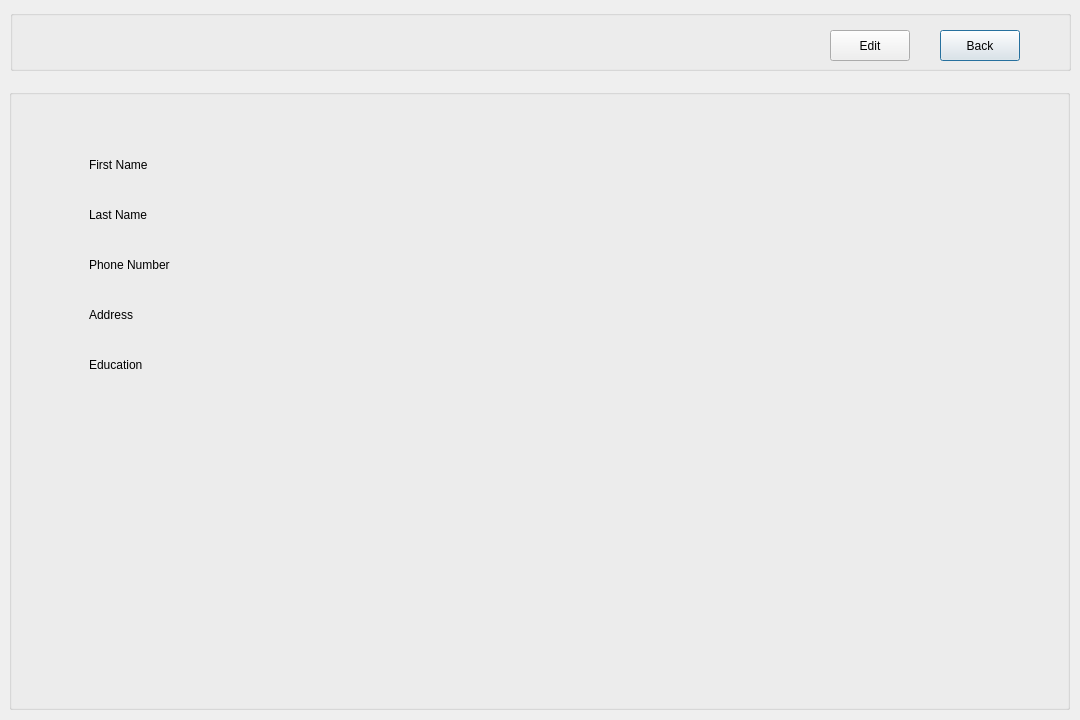
<?xml version="1.0" encoding="UTF-8"?>
<ui version="4.0">
 <class>viewprofile</class>
 <widget class="QDialog" name="viewprofile">
  <property name="geometry">
   <rect>
    <x>0</x>
    <y>0</y>
    <width>1080</width>
    <height>720</height>
   </rect>
  </property>
  <property name="windowTitle">
   <string>Dialog</string>
  </property>
  <widget class="QGroupBox" name="groupBox_vpv">
   <property name="geometry">
    <rect>
     <x>10</x>
     <y>10</y>
     <width>1061</width>
     <height>61</height>
    </rect>
   </property>
   <property name="title">
    <string/>
   </property>
   <widget class="QPushButton" name="pushButton_backvp">
    <property name="geometry">
     <rect>
      <x>930</x>
      <y>20</y>
      <width>80</width>
      <height>31</height>
     </rect>
    </property>
    <property name="text">
     <string>Back</string>
    </property>
   </widget>
   <widget class="QPushButton" name="pushButton_editvp">
    <property name="geometry">
     <rect>
      <x>820</x>
      <y>20</y>
      <width>80</width>
      <height>31</height>
     </rect>
    </property>
    <property name="text">
     <string>Edit</string>
    </property>
   </widget>
  </widget>
  <widget class="QGroupBox" name="groupBox_vpfp">
   <property name="geometry">
    <rect>
     <x>9</x>
     <y>89</y>
     <width>1061</width>
     <height>621</height>
    </rect>
   </property>
   <property name="title">
    <string/>
   </property>
   <widget class="QLabel" name="label_vpfn">
    <property name="geometry">
     <rect>
      <x>80</x>
      <y>60</y>
      <width>121</width>
      <height>31</height>
     </rect>
    </property>
    <property name="text">
     <string>First Name</string>
    </property>
   </widget>
   <widget class="QLabel" name="label_vpln">
    <property name="geometry">
     <rect>
      <x>80</x>
      <y>110</y>
      <width>121</width>
      <height>31</height>
     </rect>
    </property>
    <property name="text">
     <string>Last Name</string>
    </property>
   </widget>
   <widget class="QLabel" name="label_vppn">
    <property name="geometry">
     <rect>
      <x>80</x>
      <y>160</y>
      <width>81</width>
      <height>31</height>
     </rect>
    </property>
    <property name="text">
     <string>Phone Number</string>
    </property>
   </widget>
   <widget class="QLabel" name="label_vpad">
    <property name="geometry">
     <rect>
      <x>80</x>
      <y>210</y>
      <width>81</width>
      <height>31</height>
     </rect>
    </property>
    <property name="text">
     <string>Address</string>
    </property>
   </widget>
   <widget class="QLabel" name="label_vped">
    <property name="geometry">
     <rect>
      <x>80</x>
      <y>260</y>
      <width>81</width>
      <height>31</height>
     </rect>
    </property>
    <property name="text">
     <string>Education</string>
    </property>
   </widget>
   <widget class="QLabel" name="label_vp1">
    <property name="geometry">
     <rect>
      <x>190</x>
      <y>64</y>
      <width>161</width>
      <height>20</height>
     </rect>
    </property>
    <property name="text">
     <string/>
    </property>
   </widget>
   <widget class="QLabel" name="label_vp2">
    <property name="geometry">
     <rect>
      <x>190</x>
      <y>114</y>
      <width>161</width>
      <height>20</height>
     </rect>
    </property>
    <property name="text">
     <string/>
    </property>
   </widget>
   <widget class="QLabel" name="label_vp3">
    <property name="geometry">
     <rect>
      <x>190</x>
      <y>163</y>
      <width>161</width>
      <height>20</height>
     </rect>
    </property>
    <property name="text">
     <string/>
    </property>
   </widget>
   <widget class="QLabel" name="label_vp4">
    <property name="geometry">
     <rect>
      <x>190</x>
      <y>214</y>
      <width>161</width>
      <height>20</height>
     </rect>
    </property>
    <property name="text">
     <string/>
    </property>
   </widget>
   <widget class="QLabel" name="label_vp5">
    <property name="geometry">
     <rect>
      <x>190</x>
      <y>266</y>
      <width>161</width>
      <height>20</height>
     </rect>
    </property>
    <property name="text">
     <string/>
    </property>
   </widget>
  </widget>
 </widget>
 <resources/>
 <connections/>
</ui>
